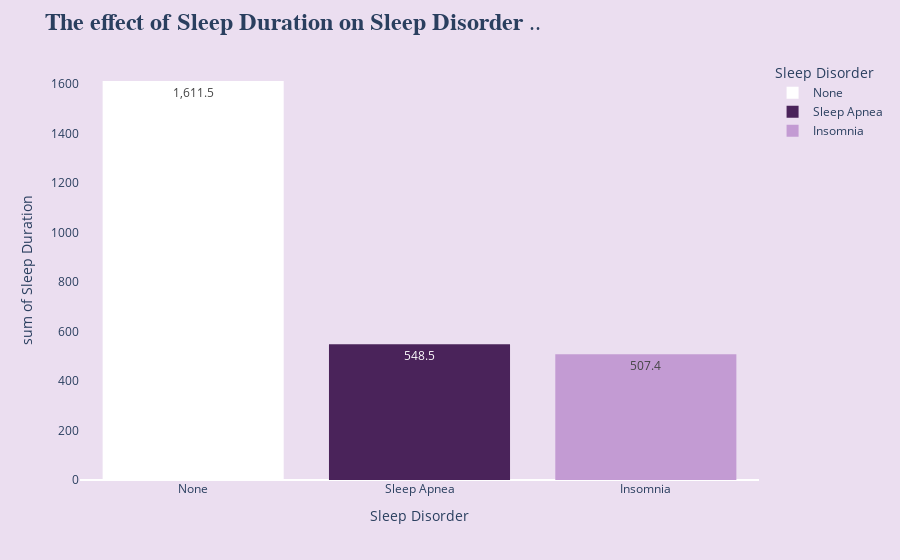

Notebook cell for this chart:
### Code cell
fig=px.histogram(sleep_data,x='Sleep Disorder',y='Sleep Duration',
                 color='Sleep Disorder',color_discrete_sequence=['white','#4A235A','#C39BD3'],
                 text_auto=True)



fig.update_layout(title='<b>The effect of Sleep Duration on Sleep Disorder</b> ..',
                  titlefont={'size': 24,'family': 'Serif'},
                  showlegend=True, 
                  paper_bgcolor='#EBDEF0',
                  plot_bgcolor='#EBDEF0')



fig.update_yaxes(showgrid=False)




fig.show()

### Figure 1 — Plotly figure (JSON) as saved in the notebook; plotly's stock layout.template omitted (floating-point values rounded to 4 significant figures; data arrays with more than 128 entries replaced by an {"elided": "..."} marker saying what was removed)
{"data": [{"alignmentgroup": "True", "bingroup": "x", "histfunc": "sum", "hovertemplate": "Sleep Disorder=%{x}<br>sum of Sleep Duration=%{y}<extra></extra>", "legendgroup": "None", "marker": {"color": "white", "pattern": {"shape": ""}}, "name": "None", "offsetgroup": "None", "orientation": "v", "showlegend": true, "texttemplate": "%{value}", "type": "histogram", "x": {"elided": "219 str values"}, "xaxis": "x", "y": {"elided": "219 float values"}, "yaxis": "y"}, {"alignmentgroup": "True", "bingroup": "x", "histfunc": "sum", "hovertemplate": "Sleep Disorder=%{x}<br>sum of Sleep Duration=%{y}<extra></extra>", "legendgroup": "Sleep Apnea", "marker": {"color": "#4A235A", "pattern": {"shape": ""}}, "name": "Sleep Apnea", "offsetgroup": "Sleep Apnea", "orientation": "v", "showlegend": true, "texttemplate": "%{value}", "type": "histogram", "x": ["Sleep Apnea", "Sleep Apnea", "Sleep Apnea", "Sleep Apnea", "Sleep Apnea", "Sleep Apnea", "Sleep Apnea", "Sleep Apnea", "Sleep Apnea", "Sleep Apnea", "Sleep Apnea", "Sleep Apnea", "Sleep Apnea", "Sleep Apnea", "Sleep Apnea", "Sleep Apnea", "Sleep Apnea", "Sleep Apnea", "Sleep Apnea", "Sleep Apnea", "Sleep Apnea", "Sleep Apnea", "Sleep Apnea", "Sleep Apnea", "Sleep Apnea", "Sleep Apnea", "Sleep Apnea", "Sleep Apnea", "Sleep Apnea", "Sleep Apnea", "Sleep Apnea", "Sleep Apnea", "Sleep Apnea", "Sleep Apnea", "Sleep Apnea", "Sleep Apnea", "Sleep Apnea", "Sleep Apnea", "Sleep Apnea", "Sleep Apnea", "Sleep Apnea", "Sleep Apnea", "Sleep Apnea", "Sleep Apnea", "Sleep Apnea", "Sleep Apnea", "Sleep Apnea", "Sleep Apnea", "Sleep Apnea", "Sleep Apnea", "Sleep Apnea", "Sleep Apnea", "Sleep Apnea", "Sleep Apnea", "Sleep Apnea", "Sleep Apnea", "Sleep Apnea", "Sleep Apnea", "Sleep Apnea", "Sleep Apnea", "Sleep Apnea", "Sleep Apnea", "Sleep Apnea", "Sleep Apnea", "Sleep Apnea", "Sleep Apnea", "Sleep Apnea", "Sleep Apnea", "Sleep Apnea", "Sleep Apnea", "Sleep Apnea", "Sleep Apnea", "Sleep Apnea", "Sleep Apnea", "Sleep Apnea", "Sleep Apnea", "Sleep Apnea", "Sleep Apnea"], "xaxis": "x", "y": [5.9, 5.9, 6.5, 6, 6.4, 7.7, 5.8, 5.8, 7.4, 6.6, 7.2, 7.1, 7.4, 6.8, 6.8, 7.8, 6.5, 5.9, 6, 6.1, 6.1, 6.1, 6.1, 6.2, 6.2, 6.2, 8.1, 8.1, 6.1, 6, 6, 6, 6, 6, 6, 6, 6.1, 6, 6.1, 6.1, 6, 6.1, 6, 6.1, 6.1, 6, 6.1, 6.1, 8.1, 8.1, 8.2, 8.2, 8.2, 8.2, 8.2, 8.1, 8.1, 8.1, 8, 8, 8, 8, 8, 8, 8.2, 8.2, 8.2, 8.2, 8, 8, 8.1, 8, 8.1, 8.1, 8, 8.1, 8.1, 8.1], "yaxis": "y"}, {"alignmentgroup": "True", "bingroup": "x", "histfunc": "sum", "hovertemplate": "Sleep Disorder=%{x}<br>sum of Sleep Duration=%{y}<extra></extra>", "legendgroup": "Insomnia", "marker": {"color": "#C39BD3", "pattern": {"shape": ""}}, "name": "Insomnia", "offsetgroup": "Insomnia", "orientation": "v", "showlegend": true, "texttemplate": "%{value}", "type": "histogram", "x": ["Insomnia", "Insomnia", "Insomnia", "Insomnia", "Insomnia", "Insomnia", "Insomnia", "Insomnia", "Insomnia", "Insomnia", "Insomnia", "Insomnia", "Insomnia", "Insomnia", "Insomnia", "Insomnia", "Insomnia", "Insomnia", "Insomnia", "Insomnia", "Insomnia", "Insomnia", "Insomnia", "Insomnia", "Insomnia", "Insomnia", "Insomnia", "Insomnia", "Insomnia", "Insomnia", "Insomnia", "Insomnia", "Insomnia", "Insomnia", "Insomnia", "Insomnia", "Insomnia", "Insomnia", "Insomnia", "Insomnia", "Insomnia", "Insomnia", "Insomnia", "Insomnia", "Insomnia", "Insomnia", "Insomnia", "Insomnia", "Insomnia", "Insomnia", "Insomnia", "Insomnia", "Insomnia", "Insomnia", "Insomnia", "Insomnia", "Insomnia", "Insomnia", "Insomnia", "Insomnia", "Insomnia", "Insomnia", "Insomnia", "Insomnia", "Insomnia", "Insomnia", "Insomnia", "Insomnia", "Insomnia", "Insomnia", "Insomnia", "Insomnia", "Insomnia", "Insomnia", "Insomnia", "Insomnia", "Insomnia"], "xaxis": "x", "y": [5.9, 6.3, 6.5, 6.4, 6, 7.2, 6.6, 7.2, 6.5, 7.6, 6.5, 6.7, 6.3, 6.7, 6.5, 6.7, 6.4, 6.5, 6.5, 6.5, 6.5, 6.5, 6.5, 6.5, 6.5, 6.5, 7.8, 7.8, 6.6, 6.4, 6.3, 6.4, 6.6, 6.3, 6.6, 6.3, 6.6, 6.3, 6.6, 6.3, 6.6, 6.3, 6.6, 6.3, 6.4, 6.5, 6.3, 6.4, 6.5, 6.3, 6.4, 6.5, 6.3, 6.5, 6.3, 6.8, 6.8, 6.8, 6.5, 6.5, 6.5, 6.5, 6.6, 6.6, 6.6, 6.6, 6.6, 7.3, 7.3, 6.1, 6.5, 6.5, 6.6, 6.6, 6.6, 6.6, 8.3], "yaxis": "y"}], "layout": {"barmode": "relative", "legend": {"title": {"text": "Sleep Disorder"}, "tracegroupgap": 0}, "margin": {"t": 60}, "paper_bgcolor": "#EBDEF0", "plot_bgcolor": "#EBDEF0", "showlegend": true, "title": {"font": {"family": "Serif", "size": 24}, "text": "<b>The effect of Sleep Duration on Sleep Disorder</b> .."}, "xaxis": {"anchor": "y", "categoryarray": ["None", "Sleep Apnea", "Insomnia"], "categoryorder": "array", "domain": [0, 1], "title": {"text": "Sleep Disorder"}}, "yaxis": {"anchor": "x", "domain": [0, 1], "showgrid": false, "title": {"text": "sum of Sleep Duration"}}}}
